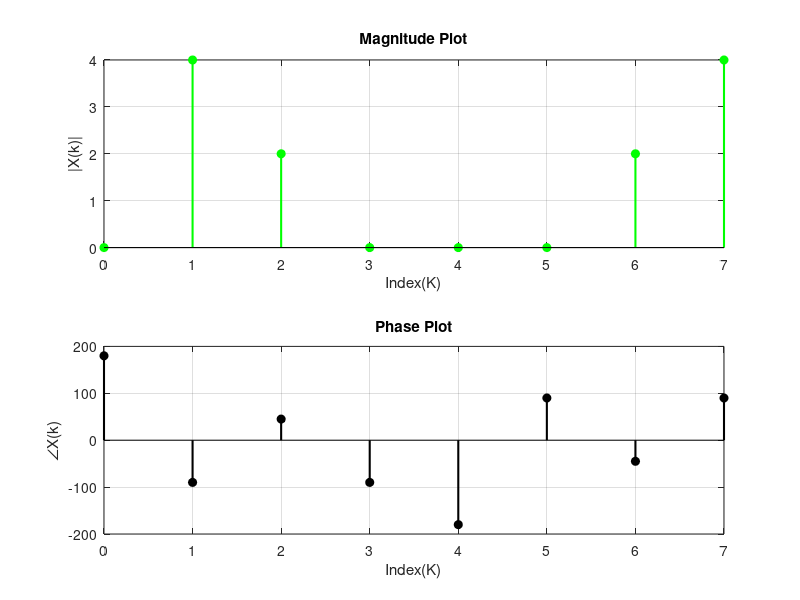
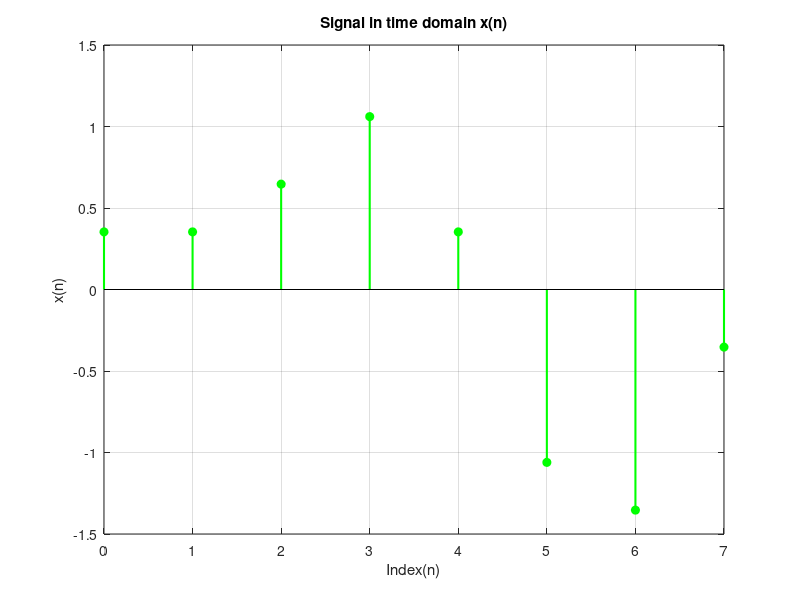

Here is the MATLAB script that generated these plots, in order:
close all,clear all;clc;
x=[0.3535, 0.3535,    0.6464,      1.0607,    0.3535,   -1.0607,   -1.3535 ,   -0.3535];
N=8;
n=[0:1:N-1];
k=[0:1:N-1];

WN=exp(-j*2*pi/N);

nk=n'*k;

WNnk=WN.^nk;

Xk=x*WNnk
mag_Xk=abs(Xk);
phase_Xk=angle(Xk);
phase_degrees=rad2deg(phase_Xk);

figure;
subplot(2,1,1)
stem(n,mag_Xk,'filled','g','LineWidth',1.5)
xlabel('Index(K)'),ylabel('|X(k)|'),title('Magnitude Plot'),grid;
subplot(2,1,2)
stem(n,phase_degrees,'filled','k','LineWidth',1.5)
xlabel('Index(K)'),ylabel('∠X(k)'),title('Phase Plot'),grid;

B=conj(WNnk);
Xk_inv=Xk.';
Xn=(1/N)*(Xk)*B
figure;
stem(n,Xn,'filled','g','LineWidth',1.5)
xlabel('Index(n)'),ylabel('x(n)'),title('Signal in time domain x(n)'),grid;
